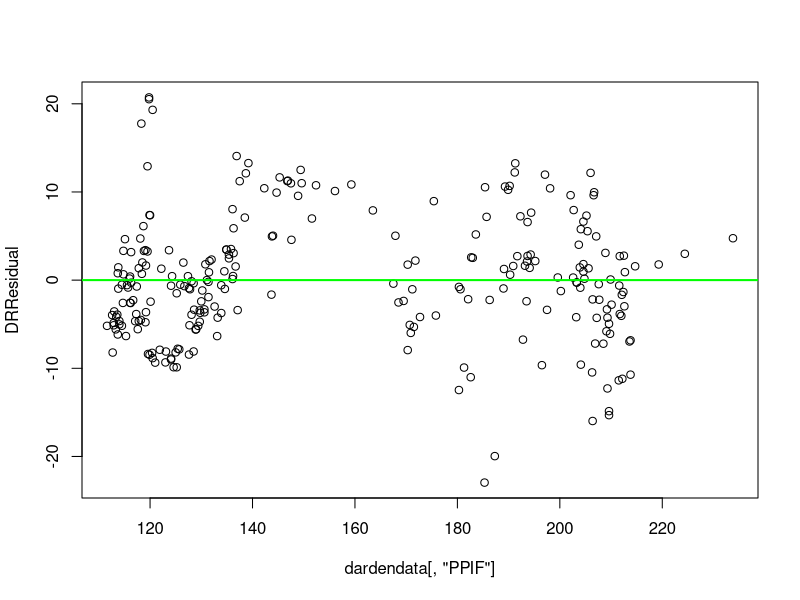

Source code (R): (Note: this script raises an error after producing the figure.)
dardendata <-read.csv("Rsdarden.csv", header=T)
dardendata <-ts(dardendata,start=c(1995),frequency = 12)
# summary(dardendata)
dardreg <- lm(DRCSP ~ PPIF + PPID + PPIMPF + PPIS + URATE + CBPR + CSI, data=dardendata)
summary(dardreg)
#plot(dardreg)
#### Check Model Specification
dardreg <- lm(DRCSP ~ PPIF + PPID + PPIMPF + PPIS + URATE + CBPR + CSI, data=dardendata)
dardYHat <-fitted(dardreg)
dardreg2 <-lm(log(DRCSP) ~ log(PPIF) + log(PPID) + log(PPIMPF) + log(PPIS) + log(URATE) + log(CBPR) + log(CSI), data=dardendata)
lndardYHat<- fitted(dardreg2)
dardZ1t<-log(dardYHat)-lndardYHat
DardMWD<-lm(DRCSP ~ PPIF + PPID + PPIMPF + PPIS + URATE + CBPR + CSI +dardZ1t, data=dardendata)
summary(DardMWD)
dardZ2t<-exp(lndardYHat) - dardYHat
DardMWD2 <-lm(log(DRCSP) ~ log(PPIF) + log(PPID) + log(PPIMPF) + log(PPIS) + log(URATE) + log(CBPR) + log(CSI) + dardZ2t, data=dardendata)
summary(DardMWD2)
# petest(dardreg,dardreg2) ###Built in MWD Test
#### Check for Heteroskedasticity (patterns in residual plot)
DRResidual<-resid(dardreg)
plot(dardendata[,"PPIF"],DRResidual)
drfit <- glm(DRResidual~ dardendata[,"PPIF"] )
drco <- coef(drfit)
abline(drfit, col="green", lwd=2)
#### Park Test for Heteroskedasticity/Autocorrelation (Interpret t-value on Logbhat)
DRResid2 <-DRResidual^2
DRYhat <-fitted(dardreg)
DRParktest <-lm(log(DRResid2) ~ log(DRYhat))
summary(DRParktest)
#### Checking multicolinearity for independent variables.
vif(dardreg)
# vif(lm(PPIF ~ PPID + PPIMPF + PPIS + URATE + CBPR + CSI, data=dardendata))
# vif(lm(PPID ~ PPIF + PPIMPF + PPIS + URATE + CBPR + CSI, data=dardendata))
# vif(lm(PPIMPF ~ PPID + PPIF + PPIS + URATE + CBPR + CSI, data=dardendata))
# vif(lm(PPIS ~ PPID + PPIMPF + PPIF + URATE + CBPR + CSI, data=dardendata))
# vif(lm(URATE ~ PPID + PPIMPF + PPIS + PPIF + CBPR + CSI, data=dardendata))
# vif(lm(CBPR ~ PPID + PPIMPF + PPIS + URATE + PPIF + CSI, data=dardendata))
# vif(lm(CSI ~ PPID + PPIMPF + PPIS + URATE + CBPR + PPIF, data=dardendata))
#### RESET Test for Omitted Variable Bias (Returns F-Statistic, Use F-Table to interpret)
dardreg <- lm(DRCSP ~ PPIF + PPID + PPIMPF + PPIS + URATE + CBPR + CSI, data=dardendata)
dardYHat <-fitted(dardreg)
dardYHat2 <- dardYHat^2 ; dardYHat3 <- dardYHat^3
dardOmitt <-lm(DRCSP ~ PPIF + PPID + PPIMPF + PPIS + URATE + CBPR + CSI + dardYHat2 + dardYHat3, data=dardendata)
resettest(dardOmitt)
# resettest(dardreg, power=2:4, type=c("fitted"))
#### Durbin-Watson Test for Autocorrelation (Returns d-Statistic, Interpret using D-Chart and D Critical Values)
dwtest(dardreg)
dwt(dardreg)


yumdata<-read.csv("Rsyumbrands.csv", header=T)
yumdata<-ts(yumdata,start=c(1997),frequency = 12)
# summary(yumdata)
yumreg <- lm(YBCSP ~ PPIF + PPID + PPIMPF + PPIS + URATE + CBPR + CSI, data=yumdata)
summary(yumreg)
# plot(yumreg)
#### Check Model Specification
yumreg <- lm(YBCSP ~ PPIF + PPID + PPIMPF + PPIS + URATE + CBPR + CSI, data=yumdata)
yumYHat <-fitted(yumreg)
yumreg2 <-lm(log(YBCSP) ~ log(PPIF) + log(PPID) + log(PPIMPF) + log(PPIS) + log(URATE) + log(CBPR) + log(CSI), data=yumdata)
lnyumYHat<- fitted(yumreg2)
yumZ1t<-log(yumYHat)-lnyumYHat
YumMWD<-lm(YBCSP ~ PPIF + PPID + PPIMPF + PPIS + URATE + CBPR + CSI +yumZ1t, data=yumdata)
summary(YumMWD)
yumZ2t<-exp(lnyumYHat) - yumYHat
YumMWD2 <-lm(log(YBCSP) ~ log(PPIF) + log(PPID) + log(PPIMPF) + log(PPIS) + log(URATE) + log(CBPR) + log(CSI) + yumZ2t, data=yumdata)
summary(YumMWD2)
#### Check for Heteroskedasticity (patterns in residual plot)
YBResidual<-resid(yumreg)
plot(yumdata[,"PPIF"],YBResidual)
ybfit <- glm(YBResidual~ yumdata[,"PPIF"] )
ybco <- coef(ybfit)
abline(ybfit, col="blue", lwd=2)
#### Park Test for Heteroskedasticity/Autocorrelation (Interpret t-value on Logbhat)
YBResid2 <-YBResidual^2
YBYhat <-fitted(yumreg)
YBParktest <-lm(log(YBResid2) ~ log(YBYhat))
summary(YBParktest)
#### Checking multicolinearity for independent variables.
vif(yumreg)
# vif(lm(PPIF ~ PPID + PPIMPF + PPIS + URATE + CBPR + CSI, data=yumdata))
# vif(lm(PPID ~ PPIF + PPIMPF + PPIS + URATE + CBPR + CSI, data=yumdata))
# vif(lm(PPIMPF ~ PPID + PPIF + PPIS + URATE + CBPR + CSI, data=yumdata))
# vif(lm(PPIS ~ PPID + PPIMPF + PPIF + URATE + CBPR + CSI, data=yumdata))
# vif(lm(URATE ~ PPID + PPIMPF + PPIS + PPIF + CBPR + CSI, data=yumdata))
# vif(lm(CBPR ~ PPID + PPIMPF + PPIS + URATE + PPIF + CSI, data=yumdata))
# vif(lm(CSI ~ PPID + PPIMPF + PPIS + URATE + CBPR + PPIF, data=yumdata))
#### RESET Test for Omitted Variable Bias (Returns F-Statistic, Use F-Table to interpret)
yumreg <- lm(YBCSP ~ PPIF + PPID + PPIMPF + PPIS + URATE + CBPR + CSI, data=yumdata)
yumYHat <-fitted(yumreg)
yumYHat2 <- yumYHat^2 ; yumYHat3 <- yumYHat^3
yumOmitt <-lm(YBCSP ~ PPIF + PPID + PPIMPF + PPIS + URATE + CBPR + CSI + yumYHat2 + yumYHat3, data=yumdata)
resettest(yumOmitt)
#### Durbin-Watson Test for Autocorrelation (Returns d-Statistic, Interpret using D-Chart and D Critical Values)
dwtest(yumreg)


crackerdata<-read.csv("Rscrackerbarrel.csv", header=T)
crackerdata<-ts(crackerdata,start=c(1991),frequency = 12)
# summary(crackerdata)
crackerreg <- lm(CBCSP ~ PPIF + PPID + PPIMPF + PPIS + URATE + CBPR + CSI, data=crackerdata)
summary(crackerreg)
# plot(crackerreg)
#### Check Model Specification
crackerreg <- lm(CBCSP ~ PPIF + PPID + PPIMPF + PPIS + URATE + CBPR + CSI, data=crackerdata)
crackerYHat <-fitted(crackerreg)
crackerreg2 <-lm(log(CBCSP) ~ log(PPIF) + log(PPID) + log(PPIMPF) + log(PPIS) + log(URATE) + log(CBPR) + log(CSI), data=crackerdata)
lncrackerYHat<- fitted(crackerreg2)
crackerZ1t<-log(crackerYHat)-lncrackerYHat
crackerMWD<-lm(CBCSP ~ PPIF + PPID + PPIMPF + PPIS + URATE + CBPR + CSI +crackerZ1t, data=crackerdata)
summary(crackerMWD)
crackerZ2t<-exp(lncrackerYHat) - crackerYHat
crackerMWD2 <-lm(log(CBCSP) ~ log(PPIF) + log(PPID) + log(PPIMPF) + log(PPIS) + log(URATE) + log(CBPR) + log(CSI) + crackerZ2t, data=crackerdata)
summary(crackerMWD2)
#### Check for Heteroskedasticity (patterns in residual plot)
CBResidual<-resid(crackerreg)
plot(crackerdata[,"PPIF"],CBResidual)
cbfit <- glm(CBResidual~ crackerdata[,"PPIF"] )
cbco <- coef(cbfit)
abline(cbfit, col="blue", lwd=2)
#### Park Test for Heteroskedasticity/Autocorrelation (Interpret t-value on Logbhat)
CBResid2 <-CBResidual^2
CBYhat <-fitted(crackerreg)
CBParktest <-lm(log(CBResid2) ~ log(CBYhat))
summary(CBParktest)
#### Checking multicolinearity for independent variables.
vif(crackerreg)
# vif(lm(PPIF ~ PPID + PPIMPF + PPIS + URATE + CBPR + CSI, data=crackerdata))
# vif(lm(PPID ~ PPIF + PPIMPF + PPIS + URATE + CBPR + CSI, data=crackerdata))
# vif(lm(PPIMPF ~ PPID + PPIF + PPIS + URATE + CBPR + CSI, data=crackerdata))
# vif(lm(PPIS ~ PPID + PPIMPF + PPIF + URATE + CBPR + CSI, data=crackerdata))
# vif(lm(URATE ~ PPID + PPIMPF + PPIS + PPIF + CBPR + CSI, data=crackerdata))
# vif(lm(CBPR ~ PPID + PPIMPF + PPIS + URATE + PPIF + CSI, data=crackerdata))
# vif(lm(CSI ~ PPID + PPIMPF + PPIS + URATE + CBPR + PPIF, data=crackerdata))
#### RESET Test for Omitted Variable Bias (Returns F-Statistic, Use F-Table to interpret)
crackerreg <- lm(CBCSP ~ PPIF + PPID + PPIMPF + PPIS + URATE + CBPR + CSI, data=crackerdata)
crackerYHat <-fitted(crackerreg)
crackerYHat2 <- crackerYHat^2 ; crackerYHat3 <- crackerYHat^3
crackerOmitt <-lm(CBCSP ~ PPIF + PPID + PPIMPF + PPIS + URATE + CBPR + CSI + crackerYHat2 + crackerYHat3, data=crackerdata)
resettest(crackerOmitt)
#### Durbin-Watson Test for Autocorrelation (Returns d-Statistic, Interpret using D-Chart and D Critical Values)
dwtest(crackerreg)




dedata<-read.csv("Rsdineequity.csv", header=T)
dedata<-ts(dedata,start=c(1991),frequency = 12)
# summary(dedata)
dereg <- lm(DECSP ~ PPIF + PPID + PPIMPF + PPIS + URATE + CBPR + CSI, data=dedata)
summary(dereg)
#plot(dereg)
#### Check Model Specification
dereg <- lm(DECSP ~ PPIF + PPID + PPIMPF + PPIS + URATE + CBPR + CSI, data=dedata)
deYHat <-fitted(dereg)
dereg2 <-lm(log(DECSP) ~ log(PPIF) + log(PPID) + log(PPIMPF) + log(PPIS) + log(URATE) + log(CBPR) + log(CSI), data=dedata)
lndeYHat<- fitted(dereg2)
deZ1t<-log(deYHat)-lndeYHat
deMWD<-lm(DECSP ~ PPIF + PPID + PPIMPF + PPIS + URATE + CBPR + CSI +deZ1t, data=dedata)
summary(deMWD)
deZ2t<-exp(lndeYHat) - deYHat
deMWD2 <-lm(log(DECSP) ~ log(PPIF) + log(PPID) + log(PPIMPF) + log(PPIS) + log(URATE) + log(CBPR) + log(CSI) + deZ2t, data=dedata)
summary(deMWD2)
#### Check for Heteroskedasticity (patterns in residual plot)
DEResidual<-resid(dereg)
plot(dedata[,"PPIF"],DEResidual)
defit <- glm(DEResidual~ dedata[,"PPIF"] )
deco <- coef(defit)
abline(defit, col="blue", lwd=2)
#### Park Test for Heteroskedasticity/Autocorrelation (Interpret t-value on Logbhat)
DEResid2 <-DEResidual^2
DEYhat <-fitted(dereg)
DEParktest <-lm(log(DEResid2) ~ log(DEYhat))
summary(DEParktest)
#### Checking multicolinearity for independent variables.
vif(dereg)
# vif(lm(PPIF ~ PPID + PPIMPF + PPIS + URATE + CBPR + CSI, data=dedata))
# vif(lm(PPID ~ PPIF + PPIMPF + PPIS + URATE + CBPR + CSI, data=dedata))
# vif(lm(PPIMPF ~ PPID + PPIF + PPIS + URATE + CBPR + CSI, data=dedata))
# vif(lm(PPIS ~ PPID + PPIMPF + PPIF + URATE + CBPR + CSI, data=dedata))
# vif(lm(URATE ~ PPID + PPIMPF + PPIS + PPIF + CBPR + CSI, data=dedata))
# vif(lm(CBPR ~ PPID + PPIMPF + PPIS + URATE + PPIF + CSI, data=dedata))
# vif(lm(CSI ~ PPID + PPIMPF + PPIS + URATE + CBPR + PPIF, data=dedata))
#### RESET Test for Omitted Variable Bias (Returns F-Statistic, Use F-Table to interpret)
dereg <- lm(DECSP ~ PPIF + PPID + PPIMPF + PPIS + URATE + CBPR + CSI, data=dedata)
deYHat <-fitted(dereg)
deYHat2 <- deYHat^2 ; deYHat3 <- deYHat^3
deOmitt <-lm(DECSP ~ PPIF + PPID + PPIMPF + PPIS + URATE + CBPR + CSI + deYHat2 + deYHat3, data=dedata)
resettest(deOmitt)
#### Durbin-Watson Test for Autocorrelation (Returns d-Statistic, Interpret using D-Chart and D Critical Values)
dwtest(dereg)



mcdodata<-read.csv("Rsmcdonalds.csv", header=T)
mcdodata<-ts(mcdodata,start=c(1991),frequency = 12)
# summary(mcdodata)
mcdoreg <- lm(MDCSP ~ PPIF + PPID + PPIMPF + PPIS + URATE + CBPR + CSI, data=mcdodata)
summary(mcdoreg)
#plot(mcdoreg)
#### Check Model Specification
mcdoreg <- lm(MDCSP ~ PPIF + PPID + PPIMPF + PPIS + URATE + CBPR + CSI, data=mcdodata)
mcdoYHat <-fitted(mcdoreg)
mcdoreg2 <-lm(log(MDCSP) ~ log(PPIF) + log(PPID) + log(PPIMPF) + log(PPIS) + log(URATE) + log(CBPR) + log(CSI), data=mcdodata)
lnmcdoYHat<- fitted(mcdoreg2)
mcdoZ1t<-log(mcdoYHat)-lnmcdoYHat
mcdoMWD<-lm(MDCSP ~ PPIF + PPID + PPIMPF + PPIS + URATE + CBPR + CSI +mcdoZ1t, data=mcdodata)
summary(mcdoMWD)
mcdoZ2t<-exp(lnmcdoYHat) - mcdoYHat
mcdoMWD2 <-lm(log(MDCSP) ~ log(PPIF) + log(PPID) + log(PPIMPF) + log(PPIS) + log(URATE) + log(CBPR) + log(CSI) + mcdoZ2t, data=mcdodata)
summary(mcdoMWD2)
#### Check for Heteroskedasticity (patterns in residual plot)
MDResidual<-resid(mcdoreg)
plot(mcdodata[,"PPIF"],MDResidual)
mdfit <- glm(MDResidual~ mcdodata[,"PPIF"] )
mdco <- coef(mdfit)
abline(mdfit, col="blue", lwd=2)
#### Park Test for Heteroskedasticity/Autocorrelation (Interpret t-value on Logbhat)
MDResid2 <-MDResidual^2
MDYhat <-fitted(mcdoreg)
MDParktest <-lm(log(MDResid2) ~ log(MDYhat))
summary(MDParktest)
#### Checking multicolinearity for independent variables.
vif(mcdoreg)
vif(lm(PPIF ~ PPID + PPIMPF + PPIS + URATE + CBPR + CSI, data=mcdodata))
vif(lm(PPID ~ PPIF + PPIMPF + PPIS + URATE + CBPR + CSI, data=mcdodata))
vif(lm(PPIMPF ~ PPID + PPIF + PPIS + URATE + CBPR + CSI, data=mcdodata))
vif(lm(PPIS ~ PPID + PPIMPF + PPIF + URATE + CBPR + CSI, data=mcdodata))
vif(lm(URATE ~ PPID + PPIMPF + PPIS + PPIF + CBPR + CSI, data=mcdodata))
vif(lm(CBPR ~ PPID + PPIMPF + PPIS + URATE + PPIF + CSI, data=mcdodata))
vif(lm(CSI ~ PPID + PPIMPF + PPIS + URATE + CBPR + PPIF, data=mcdodata))
#### RESET Test for Omitted Variable Bias (Returns F-Statistic, Use F-Table to interpret)
mcdoreg <- lm(MDCSP ~ PPIF + PPID + PPIMPF + PPIS + URATE + CBPR + CSI, data=mcdodata)
mcdoYHat <-fitted(mcdoreg)
mcdoYHat2 <- mcdoYHat^2 ; mcdoYHat3 <- mcdoYHat^3
mcdoOmitt <-lm(MDCSP ~ PPIF + PPID + PPIMPF + PPIS + URATE + CBPR + CSI + mcdoYHat2 + mcdoYHat3, data=mcdodata)
resettest(mcdoOmitt)
#### Durbin-Watson Test for Autocorrelation (Returns d-Statistic, Interpret using D-Chart and D Critical Values)
dwtest(mcdoreg)






par(mfrow=c(2,3))
DRResplot<- plot(dardendata[,"PPIF"],DRResidual);abline(drfit, col="blue", lwd=2)
YBResplot<- plot(yumdata[,"PPIF"],YBResidual);abline(ybfit, col="red", lwd=2)
CRResplot<- plot(crackerdata[,"PPIF"],CBResidual);abline(cbfit, col="green", lwd=2)
DEResplot<- plot(dedata[,"PPIF"],DEResidual);abline(defit, col="black", lwd=2)
MDResplot<- plot(mcdodata[,"PPIF"],MDResidual);abline(mdfit, col="yellow", lwd=2)











##### SPARE CODE
# ### Gleiser Test for Heteroskedasticity/Autocorrelation
# YBGleiser <- lm(abs(YBResidual) ~ YBYhat)
# summary(YBGleiser)
# # ## Breusch-Pagan Test
# library(lmtest)
# library(car)
# bptest(yumreg)

